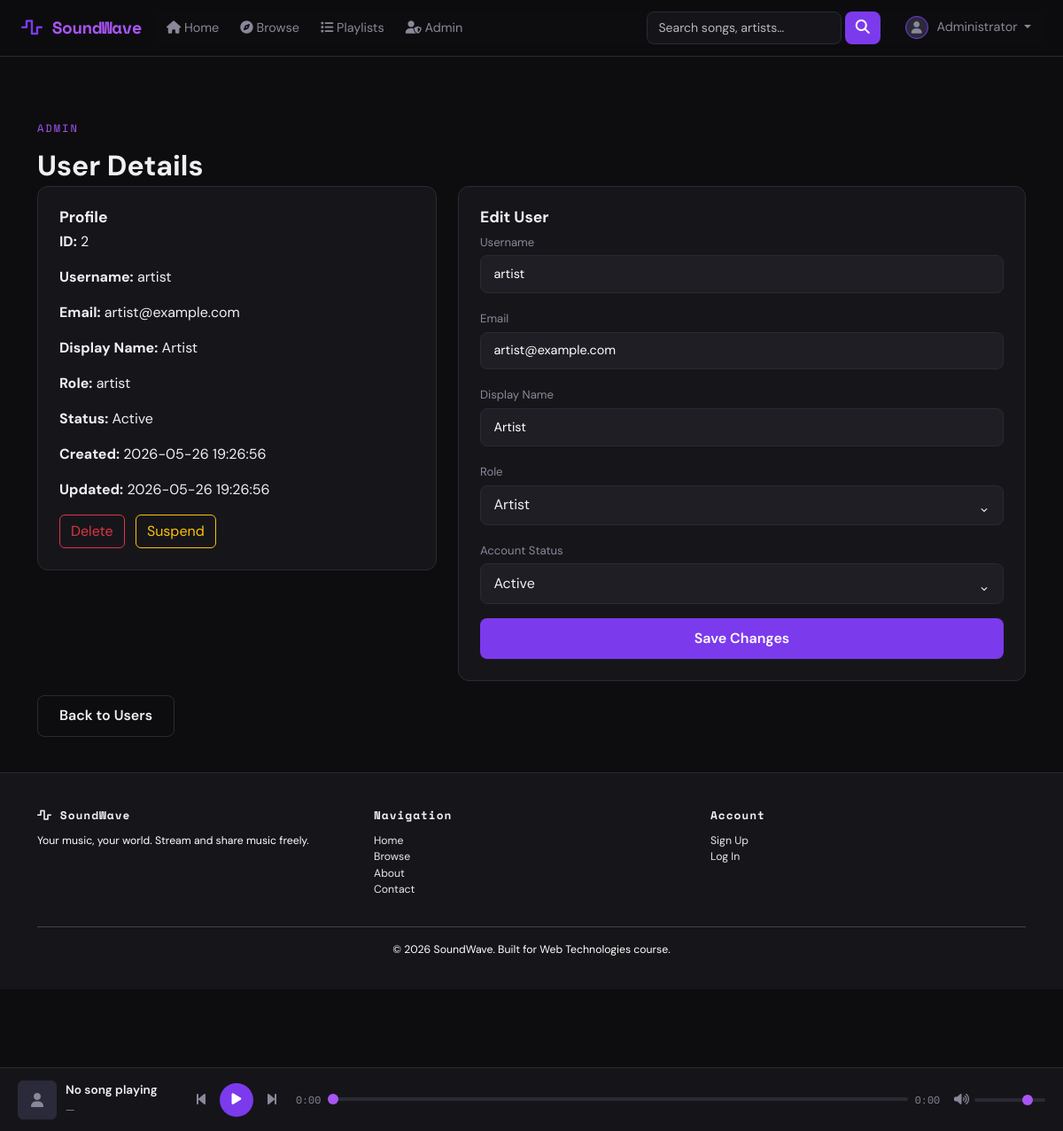
/admin_user.php?id=2 (signed in), run on the app's committed database.
### tables this page shows
CREATE TABLE users (
    id INT AUTO_INCREMENT PRIMARY KEY,
    username VARCHAR(50) NOT NULL UNIQUE,
    email VARCHAR(100) NOT NULL UNIQUE,
    password_hash VARCHAR(255) NOT NULL,
    display_name VARCHAR(100),
    avatar_url VARCHAR(255) DEFAULT 'uploads/covers/default_avatar.png',
    bio TEXT,
    role ENUM('listener', 'artist', 'admin') DEFAULT 'listener',
    account_status ENUM('active', 'suspended', 'banned') DEFAULT 'active',
    created_at TIMESTAMP DEFAULT CURRENT_TIMESTAMP,
    updated_at TIMESTAMP DEFAULT CURRENT_TIMESTAMP ON UPDATE CURRENT_TIMESTAMP
);

### includes/config.php (called while the page is built, shortened)
<?php
function getDB(): PDO {
    static $pdo = null;
    if ($pdo === null) {
        try {
            $dsn = 'mysql:host=' . DB_HOST . ';dbname=' . DB_NAME . ';charset=utf8mb4';
            $pdo = new PDO($dsn, DB_USER, DB_PASS, [
                PDO::ATTR_ERRMODE            => PDO::ERRMODE_EXCEPTION,
                PDO::ATTR_DEFAULT_FETCH_MODE => PDO::FETCH_ASSOC,
                PDO::ATTR_EMULATE_PREPARES   => false,
            ]);
        } catch (PDOException $e) {
            die(json_encode(['error' => 'Database connection failed.']));
        }
    }
    return $pdo;
}
function sanitize(string $input): string {
    return htmlspecialchars(trim($input), ENT_QUOTES, 'UTF-8');
}
function isLoggedIn(): bool {
    return isset($_SESSION['user_id']);
}
function currentUser(): ?array {
    $pdo = getDB();
    $stmt = $pdo->prepare('SELECT * FROM users WHERE id = ?');
    $stmt->execute([$_SESSION['user_id']]);
    return $stmt->fetch() ?: null;
}

### admin_user.php (the view, shortened to what this page needs)
<?php
require_once 'includes/config.php';
$pdo = getDB();
$targetId = (int)($_GET['id'] ?? 0);
$stmt = $pdo->prepare('SELECT id, username, email, display_name, role, account_status, created_at, updated_at FROM users WHERE id = ?');
$stmt->execute([$targetId]);
$targetUser = $stmt->fetch();
require_once 'includes/header.php';
?>
<div class="container mt-5">
    <p class="section-title">Admin</p>
    <h1 class="page-title">User Details</h1>
    <div class="row gy-3">
        <div class="col-lg-5">
            <div class="sw-card">
                <h2 class="page-title" style="font-size:1.1rem;">Profile</h2>
                <p><strong>ID:</strong> <?= sanitize($targetUser['id']) ?></p>
                <p><strong>Username:</strong> <?= sanitize($targetUser['username']) ?></p>
                <p><strong>Email:</strong> <?= sanitize($targetUser['email']) ?></p>
                <p><strong>Display Name:</strong> <?= sanitize($targetUser['display_name']) ?></p>
                <p><strong>Role:</strong> <?= sanitize($targetUser['role']) ?></p>
                <p><strong>Status:</strong> <?= sanitize(ucfirst($targetUser['account_status'])) ?></p>
                <p><strong>Created:</strong> <?= sanitize($targetUser['created_at']) ?></p>
                <p><strong>Updated:</strong> <?= sanitize($targetUser['updated_at']) ?></p>
                <div class="mt-3">
                    <form method="POST" action="admin_user.php?id=<?= sanitize($targetUser['id']) ?>" style="display:inline;">
                        <button class="btn btn-outline-danger" type="submit" onclick="return confirm('Delete this user and all related content?');">Delete</button>
                    </form>
                    <?php if ($targetUser['account_status'] === 'active'): ?>
                    <form method="POST" action="admin_user.php?id=<?= sanitize($targetUser['id']) ?>" style="display:inline;margin-left:0.5rem;">
                        <button class="btn btn-outline-warning" type="submit">Suspend</button>
                    </form>
                    <?php endif; ?>
                </div>
            </div>
        </div>
        <div class="col-lg-7">
            <div class="sw-card">
                <h2 class="page-title" style="font-size:1.1rem;">Edit User</h2>
                <form method="POST" action="admin_user.php?id=<?= sanitize($targetUser['id']) ?>">
                    <div class="mb-3">
                        <label class="sw-label" for="username">Username</label>
                        <input class="form-control sw-input" type="text" id="username" name="username" value="<?= sanitize($targetUser['username']) ?>" required>
                    </div>
                    <div class="mb-3">
                        <label class="sw-label" for="email">Email</label>
                        <input class="form-control sw-input" type="email" id="email" name="email" value="<?= sanitize($targetUser['email']) ?>" required>
                    </div>
                    <div class="mb-3">
                        <label class="sw-label" for="display_name">Display Name</label>
                        <input class="form-control sw-input" type="text" id="display_name" name="display_name" value="<?= sanitize($targetUser['display_name']) ?>">
                    </div>
                    <div class="mb-3">
                        <label class="sw-label" for="role">Role</label>
                    </div>
                    <div class="mb-3">
                        <label class="sw-label" for="account_status">Account Status</label>
                    </div>
                    <button class="btn-sw-primary" type="submit">Save Changes</button>
                </form>
            </div>
        </div>
    </div>
    <a class="btn btn-outline-sw mt-3" href="admin_users.php">Back to Users</a>
</div>
<?php require_once 'includes/footer.php'; ?>

### includes/header.php (shortened to what this page needs)
<?php
require_once __DIR__ . '/config.php';
$user = currentUser();
?>
<!DOCTYPE html>
<html lang="en">
<head>
    <link rel="stylesheet" href="https://cdn.jsdelivr.net/npm/bootstrap@5.3.2/dist/css/bootstrap.min.css">
    <link rel="stylesheet" href="https://cdnjs.cloudflare.com/ajax/libs/font-awesome/6.5.0/css/all.min.css">
    <link rel="stylesheet" href="<?= SITE_URL ?>/css/style.css">
</head>
<body>
<div id="player-bar" class="player-bar">
    <div class="player-inner">
        <div class="player-info">
            <div id="player-cover" class="player-cover player-cover-placeholder"><i class="fas fa-user"></i></div>
            <div>
                <a id="player-title" class="player-title player-link player-link-disabled" href="#">No song playing</a>
                <a id="player-artist" class="player-artist player-link player-link-disabled" href="#">—</a>
            </div>
        </div>
        <div class="player-controls">
            <button id="btn-prev" class="ctrl-btn"><i class="fas fa-step-backward"></i></button>
            <button id="btn-play" class="ctrl-btn play-btn"><i class="fas fa-play"></i></button>
            <button id="btn-next" class="ctrl-btn"><i class="fas fa-step-forward"></i></button>
        </div>
        <div class="player-progress-wrap">
            <span id="time-current">0:00</span>
            <input type="range" id="progress-bar" min="0" max="100" value="0" class="progress-range">
            <span id="time-total">0:00</span>
        </div>
        <div class="player-volume-wrap">
            <i class="fas fa-volume-up"></i>
            <input type="range" id="volume-bar" min="0" max="1" step="0.05" value="0.8" class="volume-range">
        </div>
    </div>
</div>
<nav class="navbar navbar-expand-lg sw-navbar">
    <div class="container-fluid px-4">
        <a class="navbar-brand sw-brand" href="<?= SITE_URL ?>/index.php">
            <i class="fas fa-wave-square"></i> SoundWave
        </a>
        <div class="collapse navbar-collapse" id="navbarMain">
            <ul class="navbar-nav me-auto mb-2 mb-lg-0">
                <li class="nav-item"><a class="nav-link" href="<?= SITE_URL ?>/index.php"><i class="fas fa-home"></i> Home</a></li>
                <li class="nav-item"><a class="nav-link" href="<?= SITE_URL ?>/browse.php"><i class="fas fa-compass"></i> Browse</a></li>
                <?php if (isLoggedIn()): ?>
                <li class="nav-item"><a class="nav-link" href="<?= SITE_URL ?>/playlists.php"><i class="fas fa-list"></i> Playlists</a></li>
                <?php if ($user && $user['role'] === 'admin'): ?>
                <li class="nav-item"><a class="nav-link" href="<?= SITE_URL ?>/admin.php"><i class="fas fa-user-shield"></i> Admin</a></li>
                <?php endif; ?>
                <?php endif; ?>
            </ul>
            <form class="d-flex me-3" action="<?= SITE_URL ?>/browse.php" method="GET">
                <input class="form-control sw-search" type="search" name="q" placeholder="Search songs, artists…" value="<?= isset($_GET['q']) ? sanitize($_GET['q']) : '' ?>">
                <button class="btn sw-search-btn ms-1" type="submit"><i class="fas fa-search"></i></button>
            </form>
            <ul class="navbar-nav">
                <?php if (isLoggedIn()): ?>
                <li class="nav-item dropdown">
                    <a class="nav-link dropdown-toggle sw-user-menu" href="#" data-bs-toggle="dropdown">
                        <?php if (!empty($user['avatar_url']) && $user['avatar_url'] !== 'uploads/covers/default_avatar.png'): ?>
                        <span class="position-relative d-inline-flex" style="width:26px;height:26px;">
                            <img src="<?= SITE_URL ?>/<?= sanitize($user['avatar_url']) ?>" class="sw-avatar-sm" alt="Avatar"
                                 onerror="this.style.display='none'; this.nextElementSibling.style.display='inline-flex';">
                            <span class="sw-avatar-sm sw-avatar-placeholder d-none"><i class="fas fa-user"></i></span>
                        </span>
                        <?php else: ?>
                        <span class="sw-avatar-sm sw-avatar-placeholder"><i class="fas fa-user"></i></span>
                        <?php endif; ?>
                        <?= sanitize($user['display_name'] ?? $user['username']) ?>
                    </a>
                </li>
                <?php else: ?>
                <li class="nav-item"><a class="nav-link sw-btn-login" href="<?= SITE_URL ?>/login.php">Log In</a></li>
                <li class="nav-item"><a class="nav-link sw-btn-register" href="<?= SITE_URL ?>/register.php">Sign Up</a></li>
                <?php endif; ?>
            </ul>
        </div>
    </div>
</nav>
<main class="main-content">

### data on the page
users: display_name "Administrator"
users: id "2", username "artist", email "artist@example.com", display_name "Artist", role "artist", account_status "Active", created_at "2026-05-26 19:26:56", updated_at "2026-05-26 19:26:56"
